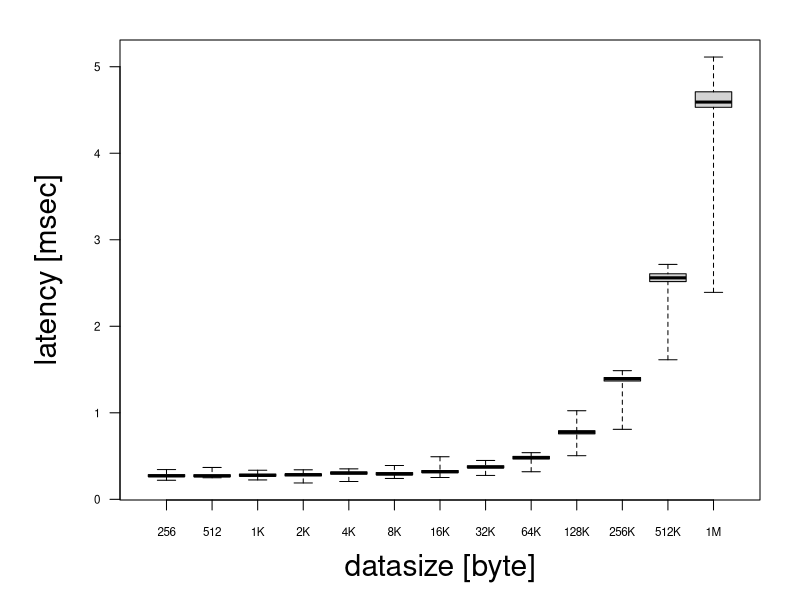
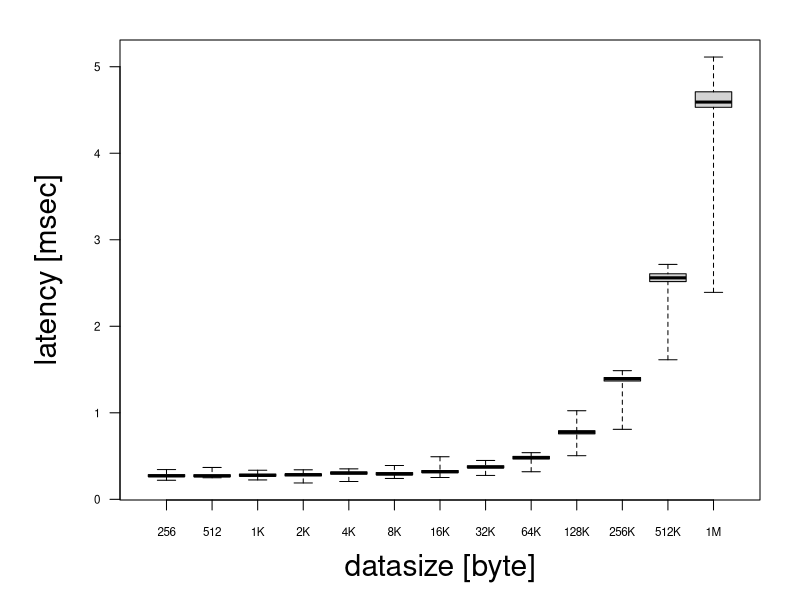
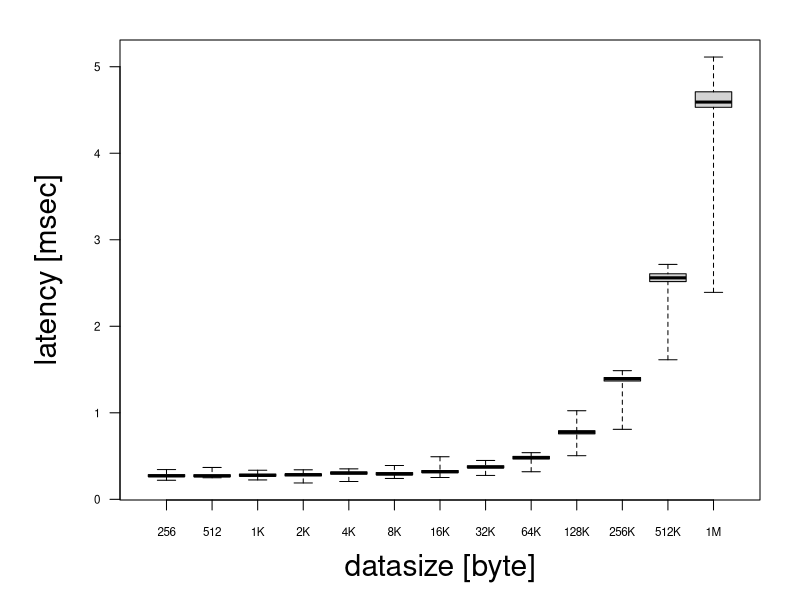

Reproduce these figures in R, in order.
## read file data
d1 <- read.table("./transport_time/transport_time_256byte.txt")
d2 <- read.table("./transport_time/transport_time_512byte.txt")
d3 <- read.table("./transport_time/transport_time_1Kbyte.txt")
d4 <- read.table("./transport_time/transport_time_2Kbyte.txt")
d5 <- read.table("./transport_time/transport_time_4Kbyte.txt")
d6 <- read.table("./transport_time/transport_time_8Kbyte.txt")
d7 <- read.table("./transport_time/transport_time_16Kbyte.txt")
d8 <- read.table("./transport_time/transport_time_32Kbyte.txt")
d9 <- read.table("./transport_time/transport_time_64Kbyte.txt")
d10 <- read.table("./transport_time/transport_time_128Kbyte.txt")
d11 <- read.table("./transport_time/transport_time_256Kbyte.txt")
d12 <- read.table("./transport_time/transport_time_512Kbyte.txt")
d13 <- read.table("./transport_time/transport_time_1Mbyte.txt")
#d14 <- read.table("./transport_time/transport_time_2Mbyte.txt")
#d15 <- read.table("./transport_time/transport_time_4Mbyte.txt")

## marge data.frames
data <- cbind(d1, d2, d3, d4, d5, d6, d7, d8, d9, d10, d11, d12, d13) 

data <- data[11:110,]                  # extract 100 samples from 120 samples

data <- data * 1000                    # convert unit from sec to msec

## define item's name
colnames(data) <- c("256", "512", "1K", "2K", "4K", "8K", "16K", "32K", "64K", "128K", "256K", "512K", "1M")              


## graphic function
simple_BoxPlot <- function(data) {
    par(
        mar=c(5,6,2,2),                     # margin
        font.lab=1,                        # label font
        font.axis=1,                       # axis font
        cex.lab=1.8,                        # label font size
        cex.axis=0.7,                       # axis font size
        las=1                               # style
    )
    boxplot(
        data,
        xlab="datasize [byte]",             # x-axis label
        ylab="latency [msec]",              # y-axis label
#        ylim=c(0, 6),                     # y-axis data span
        range = 0                          # include outliers into boxplot
    )
}


## output file as pdf
pdf("simple_BoxPlot.pdf")            # start rendering graph as "BoxPlot.pdf"
simple_BoxPlot(data)
dev.off()                               # close rendering

## output file as eps
postscript("simple_BoxPlot.eps", horizontal = F, width = 10, height = 6)
simple_BoxPlot(data)
dev.off()

## output file as png
png("simple_BoxPlot.png", width = 800, height =600)
simple_BoxPlot(data)
dev.off()

